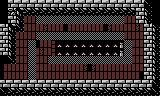

Below is a game level as drawn by its tile map, then a one-line description and the .tmx file that defines it, in full:
An orthogonal 40x12 tile map with 4x8 px tiles, 1 tile layer (Tile Layer 1).

<map version="1.8" tiledversion="1.8.4" orientation="orthogonal" renderorder="right-down" width="40" height="12" tilewidth="4" tileheight="8" infinite="0" nextlayerid="2" nextobjectid="1">
 <editorsettings>
  <export target="level6_map.maps1e1.csv" format="csv" />
 </editorsettings>
 <tileset firstgid="1" source="game_tileset.tsx" />
 <layer id="1" name="Tile Layer 1" width="40" height="12">
  <data encoding="csv">
1,1,17,18,17,18,17,18,17,18,17,18,17,18,17,18,17,18,17,18,17,18,17,18,17,18,17,18,17,18,17,18,17,18,17,18,11,12,1,1,
96,1,51,52,3,4,5,6,5,6,5,6,5,6,5,6,5,6,5,6,5,6,5,6,5,6,5,6,5,6,5,6,5,6,17,18,7,8,1,1,
1,1,17,18,7,8,49,49,49,63,63,63,63,63,63,63,63,63,63,63,63,63,63,63,63,63,63,63,63,63,63,49,49,49,17,18,7,8,1,1,
17,18,3,4,9,10,49,49,49,49,49,56,49,49,49,49,1,49,49,49,49,49,49,49,49,49,1,56,49,49,49,49,49,49,56,49,17,18,7,8,
17,18,7,8,49,49,49,49,49,63,63,63,63,63,63,63,63,63,63,63,63,63,63,63,63,63,63,63,63,63,63,49,49,49,49,49,17,18,7,8,
17,18,7,8,49,49,49,63,63,1,49,49,49,55,43,44,43,44,43,44,43,44,43,44,43,44,43,44,43,44,28,63,63,49,49,49,17,18,7,8,
17,18,7,8,49,49,49,63,63,49,56,49,49,55,43,44,43,44,43,44,43,44,43,44,43,44,43,44,43,44,28,63,63,49,49,49,17,18,7,8,
96,1,9,10,49,49,49,63,63,49,49,49,63,63,63,63,63,63,63,63,63,63,63,63,63,63,63,63,63,63,63,63,63,49,49,49,17,18,7,8,
96,49,49,49,49,49,49,63,63,49,49,49,49,49,49,49,49,49,49,49,49,56,1,56,49,49,49,49,49,49,49,49,49,49,49,49,17,18,7,8,
96,49,49,49,49,49,49,63,63,49,49,49,49,49,49,49,49,49,49,49,49,49,49,49,49,49,49,49,49,49,49,49,49,49,49,1,17,18,7,8,
17,18,17,18,17,18,17,18,17,18,17,18,17,18,17,18,17,18,17,18,17,18,17,18,17,18,17,18,17,18,17,18,17,18,17,18,17,18,11,12,
11,12,5,6,5,6,5,6,5,6,5,6,5,6,5,6,5,6,5,6,5,6,5,6,5,6,5,6,5,6,5,6,5,6,5,6,5,6,9,10
</data>
 </layer>
</map>
